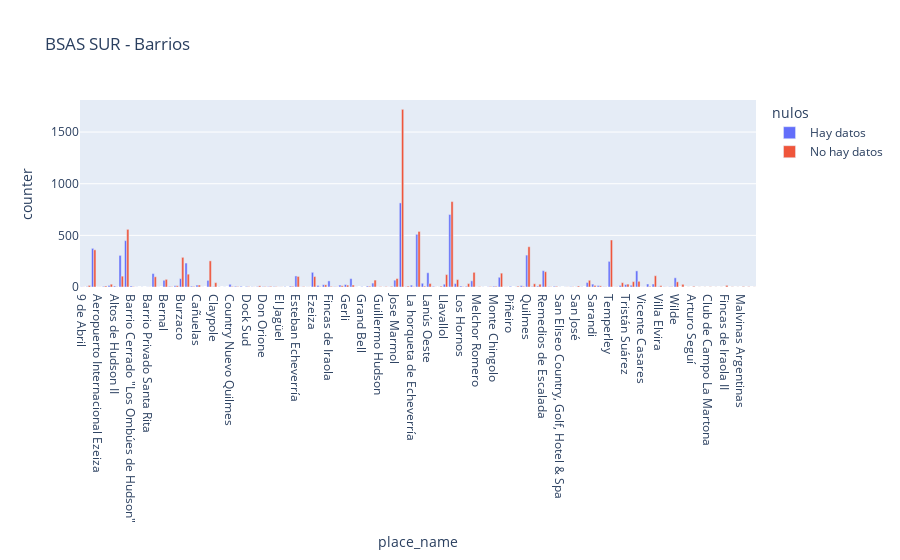

Here is the notebook cell this chart was saved with:
### Code cell
bsas_sur_barrios_group = bsas_sur.groupby(by=['state_name','place_name','nulos'],as_index=False)['counter'].sum()
bsas_sur_barrios_group['nulos'] = bsas_sur_barrios_group['nulos'].astype(str)
bsas_sur_barrios_group['nulos'] = bsas_sur_barrios_group.nulos.str.replace('False','Hay datos')
bsas_sur_barrios_group['nulos'] = bsas_sur_barrios_group.nulos.str.replace('True','No hay datos')
fig = px.bar(bsas_sur_barrios_group, x="place_name", y="counter",
             color='nulos', barmode='group',
             height=400, title=" BSAS SUR - Barrios")
fig.show()

### Figure 1 — Plotly figure (JSON) as saved in the notebook; plotly's stock layout.template omitted (floating-point values rounded to 4 significant figures)
{"data": [{"alignmentgroup": "True", "hovertemplate": "nulos=Hay datos<br>place_name=%{x}<br>counter=%{y}<extra></extra>", "legendgroup": "Hay datos", "marker": {"color": "#636efa"}, "name": "Hay datos", "offsetgroup": "Hay datos", "orientation": "v", "showlegend": true, "textposition": "auto", "type": "bar", "x": ["9 de Abril", "Abril Club de Campo", "Adrogué", "Aeropuerto Internacional Ezeiza", "Alejandro Korn", "Almirante Brown", "Altos de Hudson II", "Avellaneda", "Banfield", "Barrio Cerrado \"Los Ombúes de Hudson\"", "Barrio Melazzi", "Barrio Privado El Rodal", "Barrio Privado Santa Rita", "Berazategui", "Berazategui Oeste", "Bernal", "Brickland", "Bs.As. G.B.A. Zona Sur", "Burzaco", "Canning", "Carlos Spegazzini", "Cañuelas", "Chacras de La Trinidad", "City Bell", "Claypole", "Club El Carmen - Sector casas", "Complejo de Barrios Privados La Magdalena", "Country Nuevo Quilmes", "Country Saint Thomas", "Crucecita", "Dock Sud", "Domselaar", "Don Bosco", "Don Orione", "Echeverría del Lago", "El Centauro", "El Jagüel", "El Pato", "El Rocío", "Esteban Echeverría", "Etcheverry", "Ex La Ponderosa", "Ezeiza", "Ezpeleta", "Fincas de Hudson", "Fincas de Iraola", "Fincas de San Vicente", "Florencio Varela", "Gerli", "Glew", "Gorina", "Grand Bell", "GreenVille Polo & Resort", "Guernica", "Guillermo Hudson", "Haras del Sur I", "Ingeniero Juan Allan", "Jose Marmol", "La Plata", "La Unión", "La horqueta de Echeverría", "Lanús", "Lanús Este", "Lanús Oeste", "Las Golondrinas", "Lisandro Olmos", "Llavallol", "Lomas de Zamora", "Longchamps", "Los Hornos", "Luis Guillón", "Manuel B Gonnet", "Melchor Romero", "Mi Refugio", "Ministro Rivadavia", "Monte Chingolo", "Monte Grande", "Máximo Paz", "Piñeiro", "Platanos", "Presidente Perón", "Quilmes", "Rafael Calzada", "Ranelagh", "Remedios de Escalada", "Ringuelet", "San Carlos", "San Eliseo Country, Golf, Hotel & Spa", "San Francisco Solano", "San Jose", "San José", "San Lorenzo", "San Vicente", "Sarandi", "Solar del Bosque", "Sourigues", "Temperley", "Terralagos", "Tolosa", "Tristán Suárez", "Turdera", "Valentín Alsina", "Vicente Casares", "Villa Dominico", "Villa Elisa", "Villa Elvira", "Villa Fiorito", "Villa Vatteone", "Wilde"], "xaxis": "x", "y": [2, 4, 374, 1, 6, 15, 10, 306, 449, 10, 1, 1, 1, 130, 1, 65, 6, 12, 81, 232, 8, 19, 1, 64, 4, 2, 1, 26, 7, 7, 5, 2, 4, 4, 4, 4, 1, 3, 8, 107, 1, 1, 142, 15, 22, 59, 3, 19, 24, 81, 1, 3, 9, 38, 1, 1, 1, 66, 814, 3, 18, 510, 36, 138, 6, 1, 27, 702, 33, 10, 7, 60, 1, 1, 2, 8, 94, 1, 6, 1, 13, 309, 5, 9, 158, 4, 7, 1, 1, 3, 1, 2, 43, 28, 14, 3, 248, 1, 15, 24, 17, 156, 1, 29, 29, 4, 2, 3, 89], "yaxis": "y"}, {"alignmentgroup": "True", "hovertemplate": "nulos=No hay datos<br>place_name=%{x}<br>counter=%{y}<extra></extra>", "legendgroup": "No hay datos", "marker": {"color": "#EF553B"}, "name": "No hay datos", "offsetgroup": "No hay datos", "orientation": "v", "showlegend": true, "textposition": "auto", "type": "bar", "x": ["9 de Abril", "Abasto", "Abril Club de Campo", "Adrogué", "Aeropuerto Internacional Ezeiza", "Alejandro Korn", "Almirante Brown", "Altos de Hudson I", "Altos de Hudson II", "Arturo Seguí", "Avellaneda", "Banfield", "Barrio Cerrado \"Los Ombúes de Hudson\"", "Barrio Cerrado Los Troncos", "Barrio Privado Santa Rita", "Berazategui", "Bernal", "Bosques", "Brickland", "Bs.As. G.B.A. Zona Sur", "Burzaco", "Canning", "Carlos Spegazzini", "Cañuelas", "City Bell", "Claypole", "Club de Campo La Martona", "Country Golf El Sosiego", "Country Nuevo Quilmes", "Country Saint Thomas", "Dock Sud", "Domselaar", "Don Bosco", "Don Orione", "Echeverría del Lago", "El Centauro", "El Jagüel", "El Pato Country Club", "El Rocío", "Esteban Echeverría", "Etcheverry", "Ex La Ponderosa", "Ezeiza", "Ezpeleta", "Fincas de Hudson", "Fincas de Iraola", "Fincas de Iraola II", "Fincas de San Vicente", "Florencio Varela", "Gerli", "Glew", "GreenVille Polo & Resort", "Guernica", "Guillermo Hudson", "Gutierrez", "Haras del Sur I", "Ingeniero Juan Allan", "Jose Marmol", "José Hernández", "La Plata", "La Unión", "La horqueta de Echeverría", "Lanús", "Lanús Este", "Lanús Oeste", "Las Golondrinas", "Lisandro Olmos", "Llavallol", "Lomas de Zamora", "Longchamps", "Los Hornos", "Luis Guillón", "Malvinas Argentinas", "Manuel B Gonnet", "Melchor Romero", "Ministro Rivadavia", "Monte Chingolo", "Monte Grande", "Máximo Paz", "Platanos", "Presidente Perón", "Quilmes", "Rafael Calzada", "Ranelagh", "Remedios de Escalada", "Ringuelet", "San Carlos", "San Francisco Solano", "San Jose", "San José", "San Vicente", "Sarandi", "Solar del Bosque", "Sourigues", "Temperley", "Terralagos", "Tolosa", "Tristán Suárez", "Turdera", "Uribelarrea", "Valentín Alsina", "Vicente Casares", "Villa Centenario", "Villa Dominico", "Villa Elisa", "Villa Elvira", "Villa Fiorito", "Villa Vatteone", "Wilde"], "xaxis": "x", "y": [1, 26, 15, 360, 1, 10, 27, 1, 2, 7, 105, 558, 3, 1, 1, 99, 74, 1, 3, 12, 287, 124, 5, 19, 253, 42, 2, 1, 5, 4, 3, 1, 11, 4, 6, 3, 1, 1, 6, 102, 4, 1, 101, 3, 21, 6, 16, 2, 12, 18, 19, 7, 67, 3, 2, 4, 6, 82, 1, 1720, 9, 3, 538, 8, 34, 1, 8, 120, 827, 72, 3, 33, 5, 142, 3, 4, 7, 134, 1, 8, 6, 390, 31, 27, 148, 2, 6, 1, 2, 10, 65, 15, 11, 2, 455, 2, 42, 28, 52, 3, 55, 1, 1, 6, 109, 13, 1, 3, 50], "yaxis": "y"}], "layout": {"autosize": true, "barmode": "group", "legend": {"title": {"text": "nulos"}, "tracegroupgap": 0}, "title": {"text": " BSAS SUR - Barrios"}, "xaxis": {"anchor": "y", "autorange": true, "domain": [0, 1], "range": [-0.5, 122.5], "title": {"text": "place_name"}, "type": "category"}, "yaxis": {"anchor": "x", "autorange": true, "domain": [0, 1], "range": [0, 1811.0], "title": {"text": "counter"}, "type": "linear"}}}
